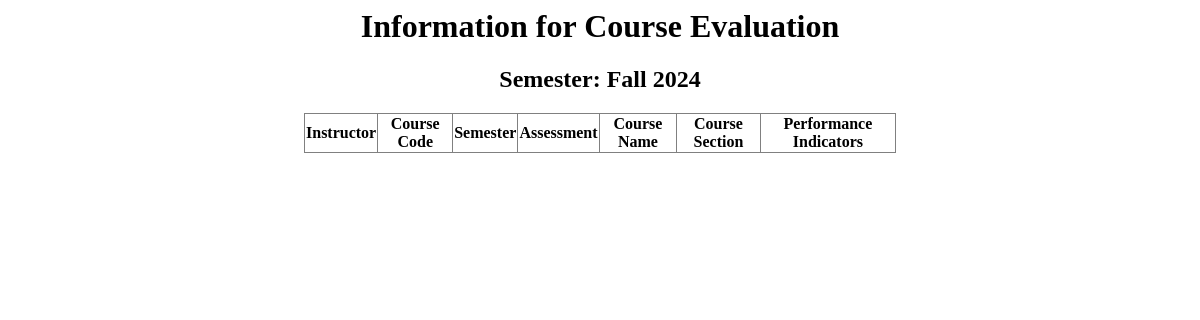
The page /fullSemester.php?semester=Fall 2024 on the database as committed earlier.
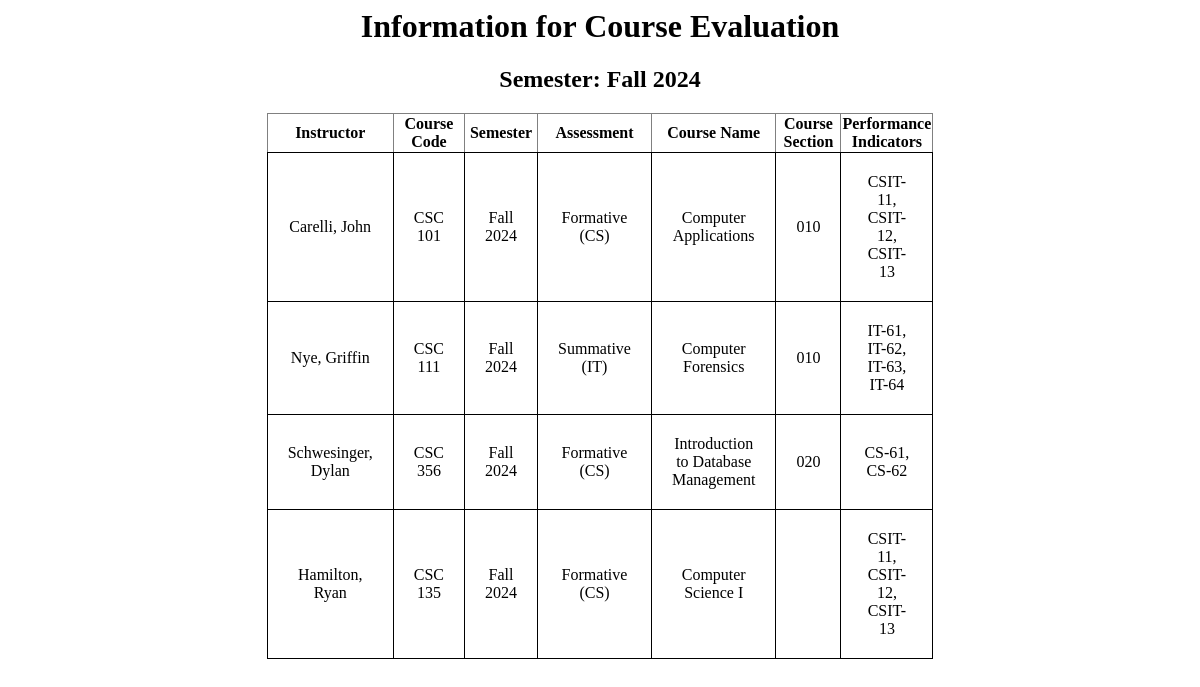
The same page on the database as committed later.
### tables this page shows
CREATE TABLE "EVAL" (
	"ID"	INTEGER,
	"Instructor"	TEXT,
	"CourseCode"	TEXT,
	"Semester"	TEXT,
	"Assessment"	TEXT,
	"CourseName"	TEXT,
	"CourseSection"	TEXT,
	"PerformanceIndicator"	TEXT,
	PRIMARY KEY("ID" AUTOINCREMENT)
);

### fullSemester.php (the view, shortened to what this page needs)
<?php
try {
    $db = new PDO('sqlite:CSC355.db');
}
catch (Exception $exc){
    echo 'Exception: Cannot connect to the database: ', $exc->getMessage(), "\n";
}
if((isset($_GET['semester']) && isset( $_GET['code']) && isset($_GET['sec']))){
    $semester = $_GET['semester'];
    $code = $_GET['code'];
    $sec = $_GET['sec'];
    $stmt = $db->prepare("SELECT * FROM EVAL WHERE SEMESTER = :semester AND CourseCode = :code AND CourseSection = :sec");
    $stmt->bindParam(':semester', $semester);
    $stmt->bindParam(':code', $code);
    $stmt->bindParam(':sec', $sec);
    $stmt->execute();
    echo "<h1 style = 'text-align: center;'>Information for Course Evaluation</h1>";
    echo "<h2 style = 'text-align: center;'>Semester: $semester</h2>";
    echo "<h2 style = 'text-align: center;'>Course Code: $code</h2>";
    echo "<table border='1'>
            <tr>
                <th>Instructor</th>
                <th>Course Code</th>
                <th>Semester</th>
                <th>Assessment</th>
                <th>Course Name</th>
                <th>Course Section</th>
                <th>Performance Indicators</th>
            </tr>";
    while ($row = $stmt->fetch(PDO::FETCH_ASSOC)) {
        echo "<tr>";
            echo "<td>" . $row['Instructor'] . "</td>";
            echo "<td>" . $row['CourseCode'] . "</td>";
            echo "<td>" . $row['Semester'] . "</td>";
            echo "<td>" . $row['Assessment'] . "</td>";
            echo "<td>" . $row['CourseName'] . "</td>";
            echo "<td>" . $row['CourseSection'] . "</td>";
            echo "<td>". $row["PerformanceIndicator"] . "</td>";
            echo "</tr>";
    }
echo "</table>";
}
elseif (isset($_GET['semester'])) {
    $semester = $_GET['semester'];
    $stmt = $db->prepare("SELECT * FROM EVAL WHERE SEMESTER = :semester");
    $stmt->bindParam(':semester', $semester);
    $stmt->execute();
    echo "<h1 style = 'text-align: center;'>Information for Course Evaluation</h1>";
    echo "<h2 style = 'text-align: center;'>Semester: $semester</h2>";
    echo "<table border='1'>
                <tr>
                    <th>Instructor</th>
                    <th>Course Code</th>
                    <th>Semester</th>
                    <th>Assessment</th>
                    <th>Course Name</th>
                    <th>Course Section</th>
                    <th>Performance Indicators</th>
                </tr>";
    while ($row = $stmt->fetch(PDO::FETCH_ASSOC)) {
        echo "<tr>";
            echo "<td>" . $row['Instructor'] . "</td>";
            echo "<td>" . $row['CourseCode'] . "</td>";
            echo "<td>" . $row['Semester'] . "</td>";
            echo "<td>" . $row['Assessment'] . "</td>";
            echo "<td>" . $row['CourseName'] . "</td>";
            echo "<td>" . $row['CourseSection'] . "</td>";
            echo "<td>". $row["PerformanceIndicator"] . "</td>";
            echo "</tr>";
    }
    echo "</table>";
}
?>
<!DOCTYPE html>
<html lang="en">
<head>
</head>
<body>
</body>
</html>

Rows that differ between the two databases and show on the page:
added eval: Instructor "Carelli, John", CourseCode "CSC 101", Semester "Fall 2024", Assessment "Formative (CS)", CourseName "Computer Applications", CourseSection "010", PerformanceIndicator "CSIT-11, CSIT-12, CSIT-13"
added eval: Instructor "Nye, Griffin", CourseCode "CSC 111", Semester "Fall 2024", Assessment "Summative (IT)", CourseName "Computer Forensics", CourseSection "010", PerformanceIndicator "IT-61, IT-62, IT-63, IT-64"
added eval: Instructor "Schwesinger, Dylan", CourseCode "CSC 356", Semester "Fall 2024", Assessment "Formative (CS)", CourseName "Introduction to Database Management", CourseSection "020", PerformanceIndicator "CS-61, CS-62"
added eval: Instructor "Hamilton, Ryan", CourseCode "CSC 135", Semester "Fall 2024", Assessment "Formative (CS)", CourseName "Computer Science I", PerformanceIndicator "CSIT-11, CSIT-12, CSIT-13"
